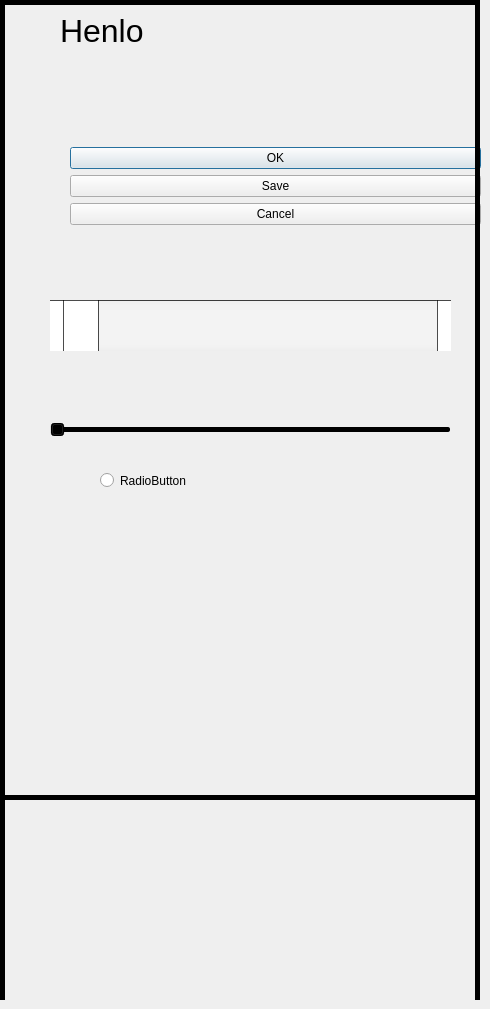
      <widget class="QWidget" name="page_7_fulldraw">
       <widget class="QLabel" name="label_6">
        <property name="geometry">
         <rect>
          <x>60</x>
          <y>0</y>
          <width>201</width>
          <height>61</height>
         </rect>
        </property>
        <property name="font">
         <font>
          <pointsize>24</pointsize>
         </font>
        </property>
        <property name="text">
         <string>Henlo</string>
        </property>
       </widget>
       <widget class="QDialogButtonBox" name="buttonBox">
        <property name="geometry">
         <rect>
          <x>70</x>
          <y>100</y>
          <width>411</width>
          <height>171</height>
         </rect>
        </property>
        <property name="sizeIncrement">
         <size>
          <width>20</width>
          <height>20</height>
         </size>
        </property>
        <property name="baseSize">
         <size>
          <width>20</width>
          <height>20</height>
         </size>
        </property>
        <property name="font">
         <font>
          <bold>false</bold>
          <kerning>true</kerning>
         </font>
        </property>
        <property name="orientation">
         <enum>Qt::Orientation::Vertical</enum>
        </property>
        <property name="standardButtons">
         <set>QDialogButtonBox::StandardButton::Cancel|QDialogButtonBox::StandardButton::Ok|QDialogButtonBox::StandardButton::Save</set>
        </property>
        <property name="centerButtons">
         <bool>true</bool>
        </property>
       </widget>
       <widget class="Line" name="line">
        <property name="geometry">
         <rect>
          <x>0</x>
          <y>0</y>
          <width>5</width>
          <height>1000</height>
         </rect>
        </property>
        <property name="frameShadow">
         <enum>QFrame::Shadow::Plain</enum>
        </property>
        <property name="lineWidth">
         <number>10000</number>
        </property>
        <property name="orientation">
         <enum>Qt::Orientation::Vertical</enum>
        </property>
       </widget>
       <widget class="Line" name="line_2">
        <property name="geometry">
         <rect>
          <x>475</x>
          <y>0</y>
          <width>5</width>
          <height>1000</height>
         </rect>
        </property>
        <property name="frameShadow">
         <enum>QFrame::Shadow::Plain</enum>
        </property>
        <property name="lineWidth">
         <number>10000</number>
        </property>
        <property name="orientation">
         <enum>Qt::Orientation::Vertical</enum>
        </property>
       </widget>
       <widget class="QRadioButton" name="radioButton">
        <property name="geometry">
         <rect>
          <x>100</x>
          <y>400</y>
          <width>261</width>
          <height>161</height>
         </rect>
        </property>
        <property name="text">
         <string>RadioButton</string>
        </property>
       </widget>
       <widget class="QScrollBar" name="horizontalScrollBar">
        <property name="geometry">
         <rect>
          <x>50</x>
          <y>300</y>
          <width>401</width>
          <height>51</height>
         </rect>
        </property>
        <property name="palette">
         <palette>
          <active>
           <colorrole role="WindowText">
            <brush brushstyle="SolidPattern">
             <color alpha="255">
              <red>255</red>
              <green>255</green>
              <blue>255</blue>
             </color>
            </brush>
           </colorrole>
           <colorrole role="Button">
            <brush brushstyle="SolidPattern">
             <color alpha="255">
              <red>255</red>
              <green>255</green>
              <blue>255</blue>
             </color>
            </brush>
           </colorrole>
           <colorrole role="Light">
            <brush brushstyle="SolidPattern">
             <color alpha="255">
              <red>0</red>
              <green>0</green>
              <blue>0</blue>
             </color>
            </brush>
           </colorrole>
           <colorrole role="Midlight">
            <brush brushstyle="SolidPattern">
             <color alpha="255">
              <red>0</red>
              <green>0</green>
              <blue>0</blue>
             </color>
            </brush>
           </colorrole>
           <colorrole role="Dark">
            <brush brushstyle="SolidPattern">
             <color alpha="255">
              <red>0</red>
              <green>0</green>
              <blue>0</blue>
             </color>
            </brush>
           </colorrole>
           <colorrole role="Mid">
            <brush brushstyle="SolidPattern">
             <color alpha="255">
              <red>0</red>
              <green>0</green>
              <blue>0</blue>
             </color>
            </brush>
           </colorrole>
           <colorrole role="Text">
            <brush brushstyle="SolidPattern">
             <color alpha="255">
              <red>255</red>
              <green>255</green>
              <blue>255</blue>
             </color>
            </brush>
           </colorrole>
           <colorrole role="BrightText">
            <brush brushstyle="SolidPattern">
             <color alpha="255">
              <red>255</red>
              <green>255</green>
              <blue>255</blue>
             </color>
            </brush>
           </colorrole>
           <colorrole role="ButtonText">
            <brush brushstyle="SolidPattern">
             <color alpha="255">
              <red>255</red>
              <green>255</green>
              <blue>255</blue>
             </color>
            </brush>
           </colorrole>
           <colorrole role="Base">
            <brush brushstyle="SolidPattern">
             <color alpha="255">
              <red>0</red>
              <green>0</green>
              <blue>0</blue>
             </color>
            </brush>
           </colorrole>
           <colorrole role="Window">
            <brush brushstyle="SolidPattern">
             <color alpha="255">
              <red>0</red>
              <green>0</green>
              <blue>0</blue>
             </color>
            </brush>
           </colorrole>
           <colorrole role="Shadow">
            <brush brushstyle="SolidPattern">
             <color alpha="255">
              <red>0</red>
              <green>0</green>
              <blue>0</blue>
             </color>
            </brush>
           </colorrole>
           <colorrole role="AlternateBase">
            <brush brushstyle="SolidPattern">
             <color alpha="255">
              <red>0</red>
              <green>0</green>
              <blue>0</blue>
             </color>
            </brush>
           </colorrole>
           <colorrole role="ToolTipBase">
            <brush brushstyle="SolidPattern">
             <color alpha="255">
              <red>255</red>
              <green>255</green>
              <blue>220</blue>
             </color>
            </brush>
           </colorrole>
           <colorrole role="ToolTipText">
            <brush brushstyle="SolidPattern">
             <color alpha="255">
              <red>0</red>
              <green>0</green>
              <blue>0</blue>
             </color>
            </brush>
           </colorrole>
           <colorrole role="PlaceholderText">
            <brush brushstyle="SolidPattern">
             <color alpha="127">
              <red>255</red>
              <green>255</green>
              <blue>255</blue>
             </color>
            </brush>
           </colorrole>
           <colorrole role="Accent">
            <brush brushstyle="SolidPattern">
             <color alpha="255">
              <red>0</red>
              <green>0</green>
              <blue>0</blue>
             </color>
            </brush>
           </colorrole>
          </active>
          <inactive>
           <colorrole role="WindowText">
            <brush brushstyle="SolidPattern">
             <color alpha="255">
              <red>255</red>
              <green>255</green>
              <blue>255</blue>
             </color>
            </brush>
           </colorrole>
           <colorrole role="Button">
            <brush brushstyle="SolidPattern">
             <color alpha="255">
              <red>255</red>
              <green>255</green>
              <blue>255</blue>
             </color>
            </brush>
           </colorrole>
           <colorrole role="Light">
            <brush brushstyle="SolidPattern">
             <color alpha="255">
              <red>0</red>
              <green>0</green>
              <blue>0</blue>
             </color>
            </brush>
           </colorrole>
           <colorrole role="Midlight">
            <brush brushstyle="SolidPattern">
             <color alpha="255">
              <red>0</red>
              <green>0</green>
              <blue>0</blue>
             </color>
            </brush>
           </colorrole>
           <colorrole role="Dark">
            <brush brushstyle="SolidPattern">
             <color alpha="255">
              <red>0</red>
              <green>0</green>
              <blue>0</blue>
             </color>
            </brush>
           </colorrole>
           <colorrole role="Mid">
            <brush brushstyle="SolidPattern">
             <color alpha="255">
              <red>0</red>
              <green>0</green>
              <blue>0</blue>
             </color>
            </brush>
           </colorrole>
           <colorrole role="Text">
            <brush brushstyle="SolidPattern">
             <color alpha="255">
              <red>255</red>
              <green>255</green>
              <blue>255</blue>
             </color>
            </brush>
           </colorrole>
           <colorrole role="BrightText">
            <brush brushstyle="SolidPattern">
             <color alpha="255">
              <red>255</red>
              <green>255</green>
              <blue>255</blue>
             </color>
            </brush>
           </colorrole>
           <colorrole role="ButtonText">
            <brush brushstyle="SolidPattern">
             <color alpha="255">
              <red>255</red>
              <green>255</green>
              <blue>255</blue>
             </color>
            </brush>
           </colorrole>
           <colorrole role="Base">
            <brush brushstyle="SolidPattern">
             <color alpha="255">
              <red>0</red>
              <green>0</green>
              <blue>0</blue>
             </color>
            </brush>
           </colorrole>
           <colorrole role="Window">
            <brush brushstyle="SolidPattern">
             <color alpha="255">
              <red>0</red>
              <green>0</green>
              <blue>0</blue>
             </color>
            </brush>
           </colorrole>
           <colorrole role="Shadow">
            <brush brushstyle="SolidPattern">
             <color alpha="255">
              <red>0</red>
              <green>0</green>
              <blue>0</blue>
             </color>
            </brush>
           </colorrole>
           <colorrole role="AlternateBase">
            <brush brushstyle="SolidPattern">
             <color alpha="255">
              <red>0</red>
              <green>0</green>
              <blue>0</blue>
             </color>
            </brush>
           </colorrole>
           <colorrole role="ToolTipBase">
            <brush brushstyle="SolidPattern">
             <color alpha="255">
              <red>255</red>
              <green>255</green>
              <blue>220</blue>
             </color>
            </brush>
           </colorrole>
           <colorrole role="ToolTipText">
            <brush brushstyle="SolidPattern">
             <color alpha="255">
              <red>0</red>
              <green>0</green>
              <blue>0</blue>
             </color>
            </brush>
           </colorrole>
           <colorrole role="PlaceholderText">
            <brush brushstyle="SolidPattern">
             <color alpha="127">
              <red>255</red>
              <green>255</green>
              <blue>255</blue>
             </color>
            </brush>
           </colorrole>
           <colorrole role="Accent">
            <brush brushstyle="SolidPattern">
             <color alpha="255">
              <red>0</red>
              <green>0</green>
              <blue>0</blue>
             </color>
            </brush>
           </colorrole>
          </inactive>
          <disabled>
           <colorrole role="WindowText">
            <brush brushstyle="SolidPattern">
             <color alpha="255">
              <red>0</red>
              <green>0</green>
              <blue>0</blue>
             </color>
            </brush>
           </colorrole>
           <colorrole role="Button">
            <brush brushstyle="SolidPattern">
             <color alpha="255">
              <red>255</red>
              <green>255</green>
              <blue>255</blue>
             </color>
            </brush>
           </colorrole>
           <colorrole role="Light">
            <brush brushstyle="SolidPattern">
             <color alpha="255">
              <red>0</red>
              <green>0</green>
              <blue>0</blue>
             </color>
            </brush>
           </colorrole>
           <colorrole role="Midlight">
            <brush brushstyle="SolidPattern">
             <color alpha="255">
              <red>0</red>
              <green>0</green>
              <blue>0</blue>
             </color>
            </brush>
           </colorrole>
           <colorrole role="Dark">
            <brush brushstyle="SolidPattern">
             <color alpha="255">
              <red>0</red>
              <green>0</green>
              <blue>0</blue>
             </color>
            </brush>
           </colorrole>
           <colorrole role="Mid">
            <brush brushstyle="SolidPattern">
             <color alpha="255">
              <red>0</red>
              <green>0</green>
              <blue>0</blue>
             </color>
            </brush>
           </colorrole>
           <colorrole role="Text">
            <brush brushstyle="SolidPattern">
             <color alpha="255">
              <red>0</red>
              <green>0</green>
              <blue>0</blue>
             </color>
            </brush>
           </colorrole>
           <colorrole role="BrightText">
            <brush brushstyle="SolidPattern">
             <color alpha="255">
              <red>255</red>
              <green>255</green>
              <blue>255</blue>
             </color>
            </brush>
           </colorrole>
           <colorrole role="ButtonText">
            <brush brushstyle="SolidPattern">
             <color alpha="255">
              <red>0</red>
              <green>0</green>
              <blue>0</blue>
             </color>
            </brush>
           </colorrole>
           <colorrole role="Base">
            <brush brushstyle="SolidPattern">
             <color alpha="255">
              <red>0</red>
              <green>0</green>
              <blue>0</blue>
             </color>
            </brush>
           </colorrole>
           <colorrole role="Window">
            <brush brushstyle="SolidPattern">
             <color alpha="255">
              <red>0</red>
              <green>0</green>
              <blue>0</blue>
             </color>
            </brush>
           </colorrole>
           <colorrole role="Shadow">
            <brush brushstyle="SolidPattern">
             <color alpha="255">
              <red>0</red>
              <green>0</green>
              <blue>0</blue>
             </color>
            </brush>
           </colorrole>
           <colorrole role="AlternateBase">
            <brush brushstyle="SolidPattern">
             <color alpha="255">
              <red>0</red>
              <green>0</green>
              <blue>0</blue>
             </color>
            </brush>
           </colorrole>
           <colorrole role="ToolTipBase">
            <brush brushstyle="SolidPattern">
             <color alpha="255">
              <red>255</red>
              <green>255</green>
              <blue>220</blue>
             </color>
            </brush>
           </colorrole>
           <colorrole role="ToolTipText">
            <brush brushstyle="SolidPattern">
             <color alpha="255">
              <red>0</red>
              <green>0</green>
              <blue>0</blue>
             </color>
            </brush>
           </colorrole>
           <colorrole role="PlaceholderText">
            <brush brushstyle="SolidPattern">
             <color alpha="127">
              <red>0</red>
              <green>0</green>
              <blue>0</blue>
             </color>
            </brush>
           </colorrole>
           <colorrole role="Accent">
            <brush brushstyle="SolidPattern">
             <color alpha="255">
              <red>0</red>
              <green>0</green>
              <blue>0</blue>
             </color>
            </brush>
           </colorrole>
          </disabled>
         </palette>
        </property>
        <property name="autoFillBackground">
         <bool>true</bool>
        </property>
        <property name="orientation">
         <enum>Qt::Orientation::Horizontal</enum>
        </property>
        <property name="invertedAppearance">
         <bool>false</bool>
        </property>
       </widget>
       <widget class="QSlider" name="horizontalSlider">
        <property name="geometry">
         <rect>
          <x>50</x>
          <y>420</y>
          <width>401</width>
          <height>20</height>
         </rect>
        </property>
        <property name="palette">
         <palette>
          <active>
           <colorrole role="WindowText">
            <brush brushstyle="SolidPattern">
             <color alpha="255">
              <red>255</red>
              <green>255</green>
              <blue>255</blue>
             </color>
            </brush>
           </colorrole>
           <colorrole role="Button">
            <brush brushstyle="SolidPattern">
             <color alpha="255">
              <red>0</red>
              <green>0</green>
              <blue>0</blue>
             </color>
            </brush>
           </colorrole>
           <colorrole role="Light">
            <brush brushstyle="SolidPattern">
             <color alpha="255">
              <red>0</red>
              <green>0</green>
              <blue>0</blue>
             </color>
            </brush>
           </colorrole>
           <colorrole role="Midlight">
            <brush brushstyle="SolidPattern">
             <color alpha="255">
              <red>0</red>
              <green>0</green>
              <blue>0</blue>
             </color>
            </brush>
           </colorrole>
           <colorrole role="Dark">
            <brush brushstyle="SolidPattern">
             <color alpha="255">
              <red>0</red>
              <green>0</green>
              <blue>0</blue>
             </color>
            </brush>
           </colorrole>
           <colorrole role="Mid">
            <brush brushstyle="SolidPattern">
             <color alpha="255">
              <red>0</red>
              <green>0</green>
              <blue>0</blue>
             </color>
            </brush>
           </colorrole>
           <colorrole role="Text">
            <brush brushstyle="SolidPattern">
             <color alpha="255">
              <red>255</red>
              <green>255</green>
              <blue>255</blue>
             </color>
            </brush>
           </colorrole>
           <colorrole role="BrightText">
            <brush brushstyle="SolidPattern">
             <color alpha="255">
              <red>255</red>
              <green>255</green>
              <blue>255</blue>
             </color>
            </brush>
           </colorrole>
           <colorrole role="ButtonText">
            <brush brushstyle="SolidPattern">
             <color alpha="255">
              <red>255</red>
              <green>255</green>
              <blue>255</blue>
             </color>
            </brush>
           </colorrole>
           <colorrole role="Base">
            <brush brushstyle="SolidPattern">
             <color alpha="255">
              <red>0</red>
              <green>0</green>
              <blue>0</blue>
             </color>
            </brush>
           </colorrole>
           <colorrole role="Window">
            <brush brushstyle="SolidPattern">
             <color alpha="255">
              <red>0</red>
              <green>0</green>
              <blue>0</blue>
             </color>
            </brush>
           </colorrole>
           <colorrole role="Shadow">
            <brush brushstyle="SolidPattern">
             <color alpha="255">
              <red>0</red>
              <green>0</green>
              <blue>0</blue>
             </color>
            </brush>
           </colorrole>
           <colorrole role="AlternateBase">
            <brush brushstyle="SolidPattern">
             <color alpha="255">
              <red>0</red>
              <green>0</green>
              <blue>0</blue>
             </color>
            </brush>
           </colorrole>
           <colorrole role="ToolTipBase">
            <brush brushstyle="SolidPattern">
             <color alpha="255">
              <red>255</red>
              <green>255</green>
              <blue>220</blue>
             </color>
            </brush>
           </colorrole>
           <colorrole role="ToolTipText">
            <brush brushstyle="SolidPattern">
             <color alpha="255">
              <red>0</red>
              <green>0</green>
              <blue>0</blue>
             </color>
            </brush>
           </colorrole>
           <colorrole role="PlaceholderText">
            <brush brushstyle="SolidPattern">
             <color alpha="127">
              <red>255</red>
              <green>255</green>
              <blue>255</blue>
             </color>
            </brush>
           </colorrole>
           <colorrole role="Accent">
            <brush brushstyle="SolidPattern">
             <color alpha="255">
              <red>0</red>
              <green>0</green>
              <blue>0</blue>
             </color>
            </brush>
           </colorrole>
          </active>
          <inactive>
           <colorrole role="WindowText">
            <brush brushstyle="SolidPattern">
             <color alpha="255">
              <red>255</red>
              <green>255</green>
              <blue>255</blue>
             </color>
            </brush>
           </colorrole>
           <colorrole role="Button">
            <brush brushstyle="SolidPattern">
             <color alpha="255">
              <red>0</red>
              <green>0</green>
              <blue>0</blue>
             </color>
            </brush>
           </colorrole>
           <colorrole role="Light">
            <brush brushstyle="SolidPattern">
             <color alpha="255">
              <red>0</red>
              <green>0</green>
              <blue>0</blue>
             </color>
            </brush>
           </colorrole>
           <colorrole role="Midlight">
            <brush brushstyle="SolidPattern">
             <color alpha="255">
              <red>0</red>
              <green>0</green>
              <blue>0</blue>
             </color>
            </brush>
           </colorrole>
           <colorrole role="Dark">
            <brush brushstyle="SolidPattern">
             <color alpha="255">
              <red>0</red>
              <green>0</green>
              <blue>0</blue>
             </color>
            </brush>
           </colorrole>
           <colorrole role="Mid">
            <brush brushstyle="SolidPattern">
             <color alpha="255">
              <red>0</red>
              <green>0</green>
              <blue>0</blue>
             </color>
            </brush>
           </colorrole>
           <colorrole role="Text">
            <brush brushstyle="SolidPattern">
             <color alpha="255">
              <red>255</red>
              <green>255</green>
              <blue>255</blue>
             </color>
            </brush>
           </colorrole>
           <colorrole role="BrightText">
            <brush brushstyle="SolidPattern">
             <color alpha="255">
              <red>255</red>
              <green>255</green>
              <blue>255</blue>
             </color>
            </brush>
           </colorrole>
           <colorrole role="ButtonText">
            <brush brushstyle="SolidPattern">
             <color alpha="255">
              <red>255</red>
              <green>255</green>
              <blue>255</blue>
             </color>
            </brush>
           </colorrole>
           <colorrole role="Base">
            <brush brushstyle="SolidPattern">
             <color alpha="255">
              <red>0</red>
              <green>0</green>
              <blue>0</blue>
             </color>
            </brush>
           </colorrole>
           <colorrole role="Window">
            <brush brushstyle="SolidPattern">
             <color alpha="255">
              <red>0</red>
              <green>0</green>
              <blue>0</blue>
             </color>
            </brush>
           </colorrole>
           <colorrole role="Shadow">
            <brush brushstyle="SolidPattern">
             <color alpha="255">
              <red>0</red>
              <green>0</green>
              <blue>0</blue>
             </color>
            </brush>
           </colorrole>
           <colorrole role="AlternateBase">
            <brush brushstyle="SolidPattern">
             <color alpha="255">
              <red>0</red>
              <green>0</green>
              <blue>0</blue>
             </color>
            </brush>
           </colorrole>
           <colorrole role="ToolTipBase">
            <brush brushstyle="SolidPattern">
             <color alpha="255">
              <red>255</red>
              <green>255</green>
              <blue>220</blue>
             </color>
            </brush>
           </colorrole>
           <colorrole role="ToolTipText">
            <brush brushstyle="SolidPattern">
             <color alpha="255">
              <red>0</red>
              <green>0</green>
              <blue>0</blue>
             </color>
            </brush>
           </colorrole>
           <colorrole role="PlaceholderText">
            <brush brushstyle="SolidPattern">
             <color alpha="127">
              <red>255</red>
              <green>255</green>
              <blue>255</blue>
             </color>
            </brush>
           </colorrole>
           <colorrole role="Accent">
            <brush brushstyle="SolidPattern">
             <color alpha="255">
              <red>0</red>
              <green>0</green>
              <blue>0</blue>
             </color>
            </brush>
           </colorrole>
          </inactive>
          <disabled>
           <colorrole role="WindowText">
            <brush brushstyle="SolidPattern">
             <color alpha="255">
              <red>0</red>
              <green>0</green>
              <blue>0</blue>
             </color>
            </brush>
           </colorrole>
           <colorrole role="Button">
            <brush brushstyle="SolidPattern">
             <color alpha="255">
              <red>0</red>
              <green>0</green>
              <blue>0</blue>
             </color>
            </brush>
           </colorrole>
           <colorrole role="Light">
            <brush brushstyle="SolidPattern">
             <color alpha="255">
              <red>0</red>
              <green>0</green>
              <blue>0</blue>
             </color>
            </brush>
           </colorrole>
           <colorrole role="Midlight">
            <brush brushstyle="SolidPattern">
             <color alpha="255">
              <red>0</red>
              <green>0</green>
              <blue>0</blue>
             </color>
            </brush>
           </colorrole>
           <colorrole role="Dark">
            <brush brushstyle="SolidPattern">
             <color alpha="255">
              <red>0</red>
              <green>0</green>
              <blue>0</blue>
             </color>
            </brush>
           </colorrole>
           <colorrole role="Mid">
            <brush brushstyle="SolidPattern">
             <color alpha="255">
              <red>0</red>
              <green>0</green>
              <blue>0</blue>
             </color>
            </brush>
           </colorrole>
           <colorrole role="Text">
            <brush brushstyle="SolidPattern">
             <color alpha="255">
              <red>0</red>
              <green>0</green>
              <blue>0</blue>
             </color>
            </brush>
           </colorrole>
           <colorrole role="BrightText">
            <brush brushstyle="SolidPattern">
             <color alpha="255">
              <red>255</red>
              <green>255</green>
              <blue>255</blue>
             </color>
            </brush>
           </colorrole>
           <colorrole role="ButtonText">
            <brush brushstyle="SolidPattern">
             <color alpha="255">
              <red>0</red>
              <green>0</green>
              <blue>0</blue>
             </color>
            </brush>
           </colorrole>
           <colorrole role="Base">
            <brush brushstyle="SolidPattern">
             <color alpha="255">
              <red>0</red>
              <green>0</green>
              <blue>0</blue>
             </color>
            </brush>
           </colorrole>
           <colorrole role="Window">
            <brush brushstyle="SolidPattern">
             <color alpha="255">
              <red>0</red>
              <green>0</green>
              <blue>0</blue>
             </color>
            </brush>
           </colorrole>
           <colorrole role="Shadow">
            <brush brushstyle="SolidPattern">
             <color alpha="255">
              <red>0</red>
              <green>0</green>
              <blue>0</blue>
             </color>
            </brush>
           </colorrole>
           <colorrole role="AlternateBase">
            <brush brushstyle="SolidPattern">
             <color alpha="255">
              <red>0</red>
              <green>0</green>
              <blue>0</blue>
             </color>
            </brush>
           </colorrole>
           <colorrole role="ToolTipBase">
            <brush brushstyle="SolidPattern">
             <color alpha="255">
              <red>255</red>
              <green>255</green>
              <blue>220</blue>
             </color>
            </brush>
           </colorrole>
           <colorrole role="ToolTipText">
            <brush brushstyle="SolidPattern">
             <color alpha="255">
              <red>0</red>
              <green>0</green>
              <blue>0</blue>
             </color>
            </brush>
           </colorrole>
           <colorrole role="PlaceholderText">
            <brush brushstyle="SolidPattern">
             <color alpha="127">
              <red>0</red>
              <green>0</green>
              <blue>0</blue>
             </color>
            </brush>
           </colorrole>
           <colorrole role="Accent">
            <brush brushstyle="SolidPattern">
             <color alpha="255">
              <red>0</red>
              <green>0</green>
              <blue>0</blue>
             </color>
            </brush>
           </colorrole>
          </disabled>
         </palette>
        </property>
        <property name="orientation">
         <enum>Qt::Orientation::Horizontal</enum>
        </property>
       </widget>
       <widget class="Line" name="line_3">
        <property name="geometry">
         <rect>
          <x>0</x>
          <y>795</y>
          <width>480</width>
          <height>5</height>
         </rect>
        </property>
        <property name="frameShadow">
         <enum>QFrame::Shadow::Plain</enum>
        </property>
        <property name="lineWidth">
         <number>10000</number>
        </property>
        <property name="orientation">
         <enum>Qt::Orientation::Vertical</enum>
        </property>
       </widget>
       <widget class="Line" name="line_4">
        <property name="geometry">
         <rect>
          <x>0</x>
          <y>0</y>
          <width>480</width>
          <height>5</height>
         </rect>
        </property>
        <property name="frameShadow">
         <enum>QFrame::Shadow::Plain</enum>
        </property>
        <property name="lineWidth">
         <number>10000</number>
        </property>
        <property name="orientation">
         <enum>Qt::Orientation::Vertical</enum>
        </property>
       </widget>
      </widget>
